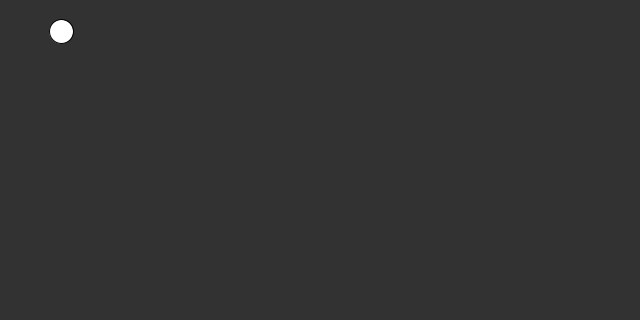
Frame 1 (no input)
Frame 60 (the mouse pressed at the canvas centre just before this capture): identical to frame 1, image omitted
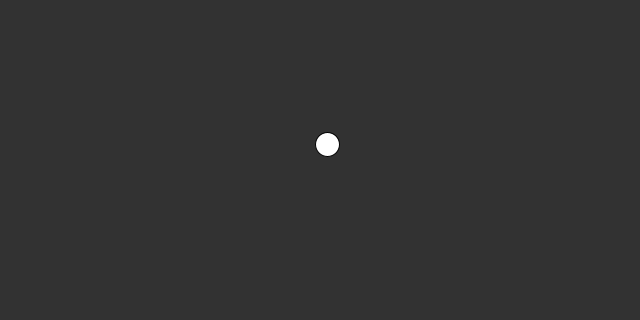
Frame 120 (the mouse held since frame 60 and released just before this capture)

The Processing sketch that drew these frames (run headless with seeded random() and noise(); from frame 60 on, the mouse is pressed at the canvas centre):

// Processing sketch: The_Bouncing_Ball
// ── The_Bouncing_Ball.pde
//Click Mouse to STOP/PLAY
//Press Key(ANY) to RESPAWN Ball 
float ballX   = random(12,width-12);
float ballY   = random(12,height-12);
float updateX = random(-5,5);
float updateY = random(-5,5);
boolean going = false;
void setup()
{
  size(640, 320);
}
void draw()
{ 
  background(50);
  if(!(ballX > 12 && ballX < width-12))
  updateX *= -1;
  if(!(ballY > 12 && ballY < height-12))
  updateY *= -1;
  fill(255);
  ellipse(ballX, ballY, 24, 24);
  println("UPDATEX = "+updateX+" UPDATEY = "+updateY);
  if(going)
  {
    ballX += updateX; 
    ballY += updateY; 
  }
}
void mousePressed()
{
  going=!going;
}
void keyPressed()
{
  ballX = random(12,width-12);
  ballY = random(12,height-12);
  updateX = random(-5,5);
  updateY = random(-5,5);
}
